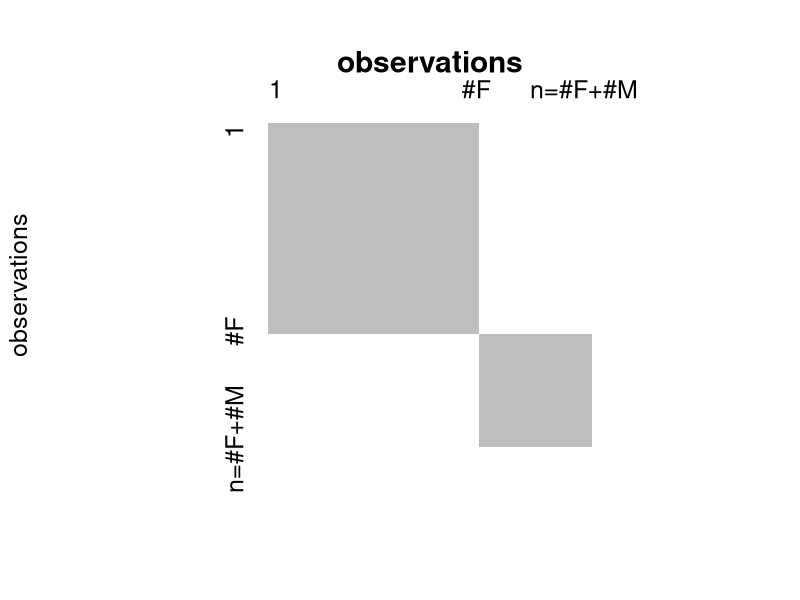
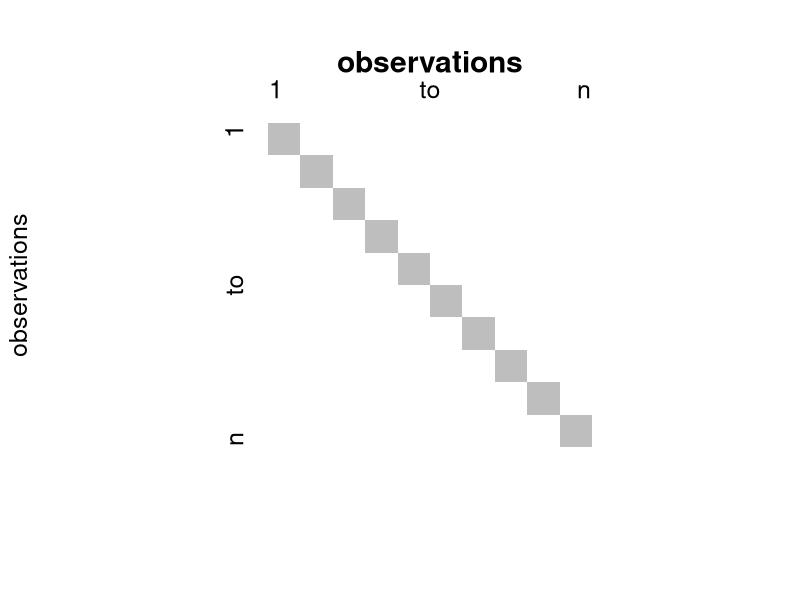
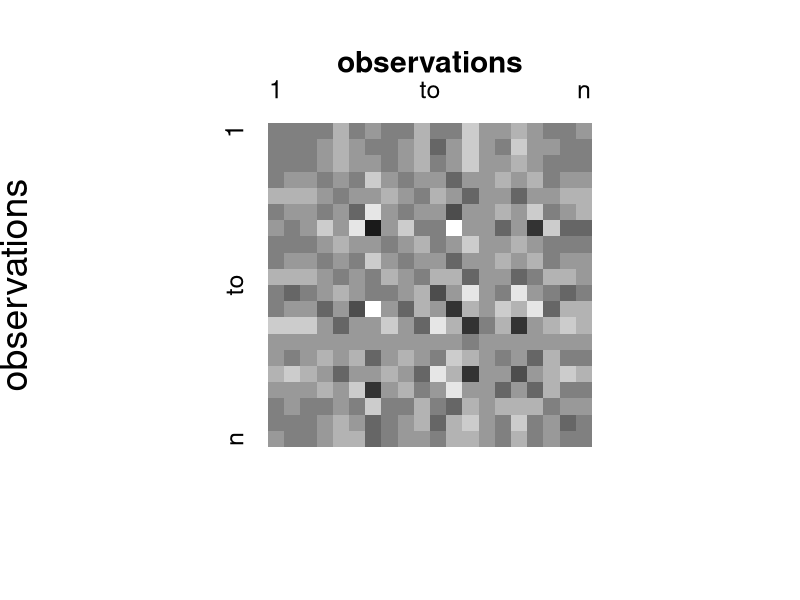
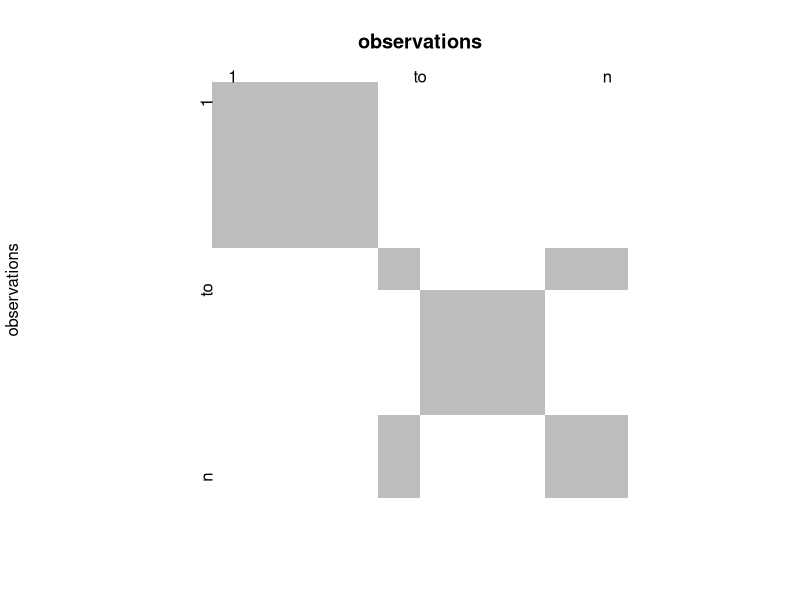

Reproduce these figures in R, in order.
X=outer(rep(1:2,c(7,13)),1:2,"==")*1
pdf(file="Pind2sample.pdf",8,8)
par(cex=1.5)
XX=X%*%solve(t(X)%*%X)%*%t(X)
XX=-XX[nrow(XX):1,]
image(XX,col=c("grey","white"),axes = FALSE,asp=1,xaxt="n",yaxt="n",xlab="",ylab="observations",main="observations")
axis(2,c(0,7/20,1),c("n=#F+#M","#F","1"), lwd =0,pos=.01)
axis(3,c(0,13/20,1),c("1","#F","n=#F+#M"), lwd =0,pos=.99)
dev.off()




X=outer(rep(1:10,rep(2,10)),1:10,"==")*1
pdf(file="Ppair2sample.pdf",8,8)
par(cex=1.5)
XX=X%*%solve(t(X)%*%X)%*%t(X)
XX=-XX[nrow(XX):1,]
image(XX,col=c("grey","white"),axes = FALSE,asp=1,xaxt="n",yaxt="n",xlab="",ylab="observations",main="observations")
axis(2,c(0,.5,1),c("n","to","1"), lwd =0,pos=.01)
axis(3,c(0,.5,1),c("1","to","n"), lwd =0,pos=.99)
dev.off()



X=matrix(rnorm(40),20,2)
pdf(file="Preg.pdf",8,8)
par(cex=1.5)
XX=X%*%solve(t(X)%*%X)%*%t(X)
XX=-XX[nrow(XX):1,]
image(XX,cex.lab=1.5,col=grey((1:10)/10),axes = FALSE,asp=1,xaxt="n",yaxt="n",xlab="",ylab="observations",main="observations")
axis(2,c(0,.5,1),c("n","to","1"), lwd =0,pos=.01,cex.lab=3)
axis(3,c(0,.5,1),c("1","to","n"), lwd =0,pos=.99)
dev.off()


#################
X=cbind(1,rep(0:1,c(6,4)))
X0=X[,1,drop=FALSE]
X1=X[,2,drop=FALSE]
P0=diag(10)-X0%*%solve(t(X0)%*%X0)%*%t(X0)

XS=solve(t(X1)%*%P0%*%X1)%*%t(X1)%*%P0
XS

X=cbind(1,c(rep(0,5),rep(1,5)),rep(c(0,1,0,1),c(2,3,1,4)))
X0=X[,1:2,drop=FALSE]
X1=X[,3,drop=FALSE]
P0=diag(10)-X0%*%solve(t(X0)%*%X0)%*%t(X0)

XS=solve(t(X1)%*%P0%*%X1)%*%t(X1)%*%P0
XS



#############################

pdf(file="Ppair2sample.pdf",8,8)
XX=X%*%solve(t(X)%*%X)%*%t(X)
XX=-XX[nrow(XX):1,]
image(XX,col=c("grey","white"),axes = FALSE,asp=1,xaxt="n",yaxt="n",xlab="",ylab="observations",main="observations")
axis(2,c(0,.5,1),c("n","to","1"), lwd =0,pos=.01)
axis(3,c(0,.5,1),c("1","to","n"), lwd =0,pos=.99)
dev.off()
